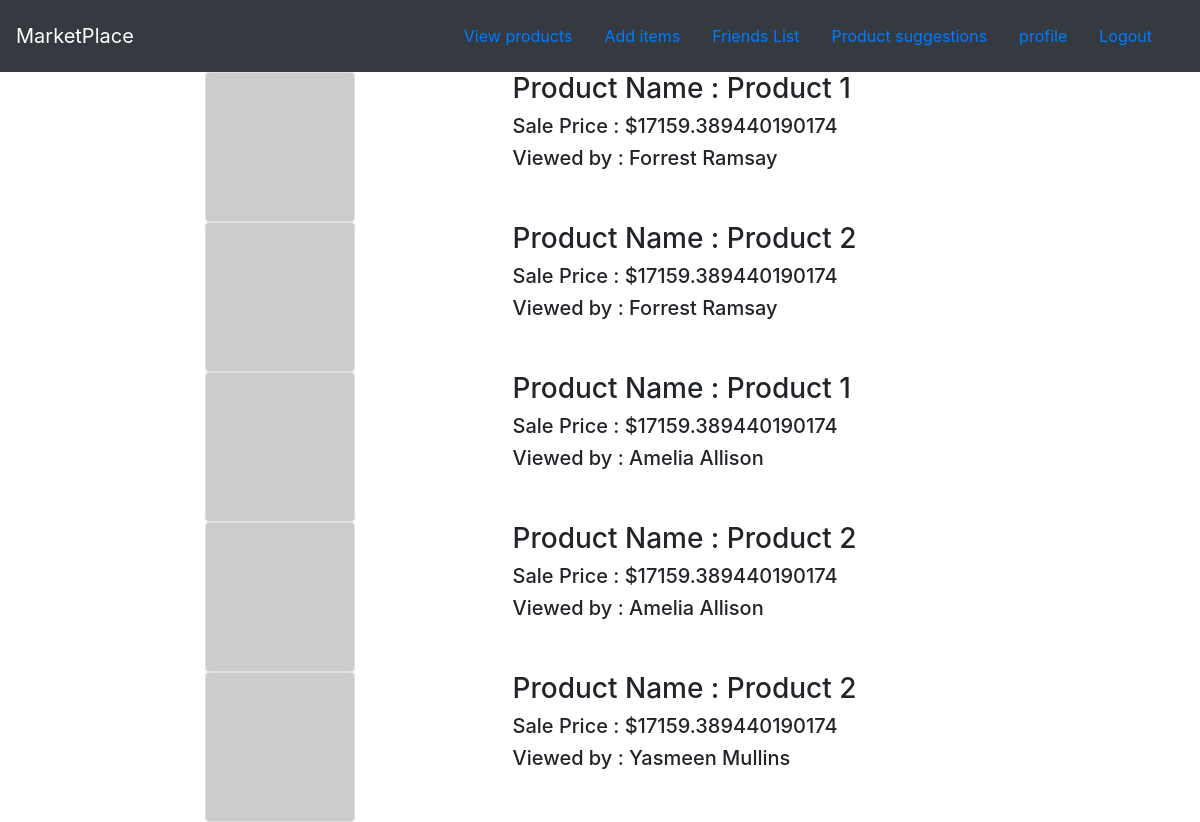
Page /marketplace/products/suggestions/ (signed in) on the committed database.
### marketplace/models.py (models this page shows, shortened)
class products(models.Model):
    product_id = models.IntegerField(unique=True)
    product_category = models.CharField(max_length=200)
    product_name = models.CharField(max_length=200)
    product_image = models.CharField(max_length=800,default="https://nayemdevs.com/wp-content/uploads/2020/03/default-product-image.png")
    product_stock = models.BooleanField()
    product_price = models.FloatField()
    sale_price = models.FloatField()
    description = models.TextField(null=True)
    modified_date = models.DateTimeField(auto_now=True)
    user_name = models.ForeignKey(User,on_delete=models.CASCADE,default=1)

### marketplace/views.py (the view)
# urls.py: path('products/suggestions/',views.suggestions,name="suggestions"),
@login_required
def suggestions(request):
    user_id = request.user.id
    friends_obj = Friends.objects.get(user_id=user_id)
    friends_list = jsonDec.decode(friends_obj.friends_list)
    data_list = []
    for inc in friends_list:
        if User.objects.filter(id=inc).exists():
            user_date = User.objects.get(id = inc)
            if product_views.objects.filter(user_id=inc).exists():
                product_view_obj = product_views.objects.get(user_id=inc)
                product_view_list =  jsonDec.decode(product_view_obj.views_list)
                for inc_items in product_view_list:
                    item = products.objects.get(product_id=inc_items)
                    data_dict = {}
                    data_dict['name'] = item.product_name
                    data_dict['image'] = item.product_image
                    data_dict['sale_price'] = item.sale_price
                    data_dict['friend_name'] = user_date.username
                    if user_id != item.user_name.id:
                        data_list.append(data_dict)
    context = {
        'detail':data_list,
    }
    return render(request,'marketplace/suggestions.html',context)

### marketplace/templates/marketplace/suggestions.html
{% extends 'marketplace/base.html' %}
{% block body %}
    {% for item in detail %}
        <div class="row">
            <div class="col-md-3 offset-md-2">
                <img class="card" height="150px" src="{{ item.image }}"/>
            </div>
            <div class="col-md-4">
                <h3>Product Name : {{ item.name }}</h3>
                <h5>Sale Price : ${{ item.sale_price}}</h5>
                <h5>Viewed by : {{ item.friend_name }}</h5>
            </div>
        </div>
    {% endfor %}
{% endblock %}

### marketplace/templates/marketplace/base.html (shortened to what this page needs)
{% load static %}
<!DOCTYPE html>
<html lang="en">
<head>
    <link rel="stylesheet" href="{% static 'marketplace/style.css' %}">
    <link rel="stylesheet" href="https://stackpath.bootstrapcdn.com/bootstrap/4.3.1/css/bootstrap.min.css">
</head>
<body>
    <nav class="navbar navbar-dark bg-dark">
        <a href="#" class="navbar-brand">MarketPlace</a>
        <div class="navbar">
            <a class="nav-item nav-link" href="{% url 'marketplace:products' %}">View products</a>
            <a class="nav-item nav-link" href="{% url 'marketplace:create_item' %}">Add items</a>
            <a class="nav-item nav-link" href="{% url 'marketplace:friendsList' %}">Friends List</a>
            <a class="nav-item nav-link" href="{% url 'marketplace:suggestions' %}">Product suggestions</a>
            {% if user.is_authenticated %}
                <a class="nav-item nav-link" href="{% url 'profile' %}">profile</a>
                <a class="nav-item nav-link" href="{% url 'logout' %}">Logout</a>
            {% else %}
                <a class="nav-item nav-link" href="{% url 'login' %}">Login</a>
            {% endif %}
        </div>
    </nav>
    {% block body %}
    {% endblock %}
</body>
</html>

### marketplace/static/marketplace/style.css (style rules this page uses)
body { background-color: pink; }

### rows in the picture
products: name "Product 1" "Product 1", sale_price "17159.389440190174" "17159.389440190174"
products: name "Product 2" "Product 2" "Product 2", sale_price "17159.389440190174" "17159.389440190174" "17159.389440190174"

### other values in the picture
{{ item.friend_name }} "Forrest Ramsay" "Forrest Ramsay" "Amelia Allison" "Amelia Allison" "Yasmeen Mullins"
